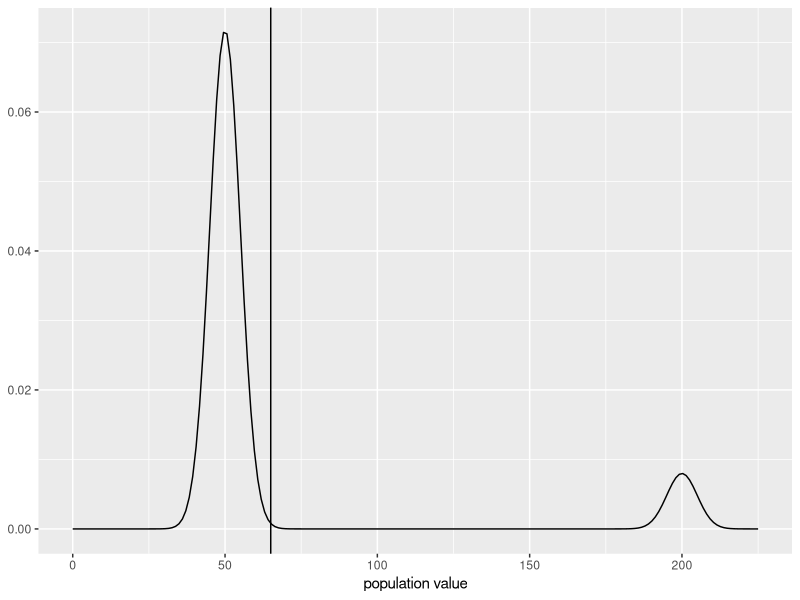
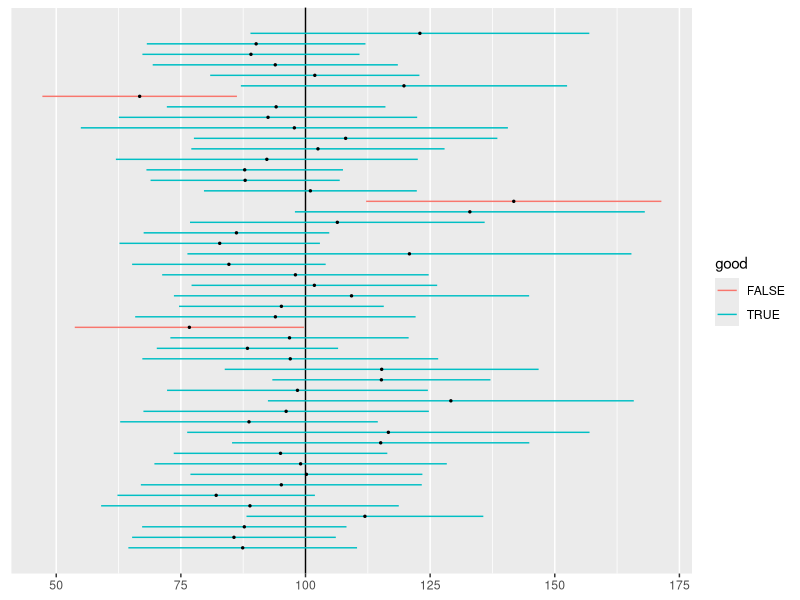

The R source for these figures, in order:
## ---- chunk 1
library(ggplot2)
knitr::opts_chunk$set(
  fig.align = "center",
  warning = FALSE,
  message = FALSE
)
## ---- chunk 2
########################################
#  Utility Functions for Generating Pareto Values
########################################

rpareto <- function(n,alpha,theta) {#random values for Pareto(alpha,theta) distribution
  theta*((1-runif(n))^(-1/alpha)-1)
}

dpareto <- function(x,alpha,theta) {  #pdf for Pareto(alpha,theta) distribution
  alpha*theta^alpha/(x+theta)^(alpha+1)
}


#############################################
# Generate the populations
############################################
mu_norm <- 70
sigma_norm <- 5
shape_gamma <- 2
scale_gamma <- 50

# for pareto:
alpha_pareto <- 5
theta_pareto <- 100
tail_prob <- 0.02  #want to find a Value at risk of 1 - this
val_risk <- theta_pareto*(tail_prob^(-.5)-1)

# for pop with group of outliers
prop_outliers <- 0.10
mean_outliers <- 200
sd_outliers <- 5
mean_regulars <- 50
sd_regulars <- 5

r_outlier<- function(n) {
  prop_normals <- 1- prop_outliers
  which_hump <- rbinom(n, size = 1, prob = prop_normals)
  outlier_samp <- 
    ifelse(
      which_hump,
      rnorm(n,mean=mean_regulars,sd=sd_regulars),
      rnorm(n,mean=mean_outliers,sd=sd_outliers)
    )
  outlier_samp
}

d_outlier <- function(x) {
  reg <- dnorm(x,mean=mean_regulars,sd=sd_regulars)
  out <- dnorm(x,mean=mean_outliers,sd=sd_outliers)
  (1-prop_outliers) * reg + prop_outliers * out
}

#######################################
# Get the population means
######################################

normal_mean <- mu_norm
skew_mean <- shape_gamma*scale_gamma
super_skew_mean <- theta_pareto/(alpha_pareto - 1)
outlier_mean <- (1-prop_outliers)*mean_regulars+prop_outliers*mean_outliers
## ---- chunk 3
draw_pop <- function(pop = c("normal", "skew", "super_skew", "outlier")) {
  if (pop == "normal") {
    df <- data.frame(
      x = c(mu_norm - 3 * sigma_norm, mu_norm + 3 * sigma_norm)
    )
    p <-
      ggplot(df, aes(x = x)) +
      stat_function(
        fun = dnorm,
        n = 101,
        args = list(
          mean = mu_norm,
          sd = sigma_norm
        )
      ) + 
      labs(
        x = "population value",
        y = NULL
      ) +
      geom_vline(aes(xintercept = normal_mean))
  }
  if (pop == "skew") {
    df <- data.frame(
      x = c(0, shape_gamma*scale_gamma+7.5*sqrt(shape_gamma)*scale_gamma)
    )
    p <-
      ggplot(df, aes(x = x)) +
      stat_function(
        fun = dgamma,
        n = 101,
        args = list(
          shape = shape_gamma,
          scale = scale_gamma
        )
      ) + 
      labs(
        x = "population value",
        y = NULL
      ) +
      geom_vline(aes(xintercept = skew_mean))
  }
  if (pop == "super_skew") {
    df <- data.frame(
      x = c(0, val_risk)
    )
    p <-
      ggplot(df, aes(x = x)) +
      stat_function(
        fun = dpareto,
        n = 101,
        args = list(
          alpha = alpha_pareto,
          theta = theta_pareto
        )
      ) + 
      labs(
        x = "population value",
        y = NULL
      ) +
      geom_vline(aes(xintercept = super_skew_mean))
  }
  if (pop == "outlier") {
    df <- data.frame(
      x = c(0, mean_outliers +5 * sd_outliers)
    )
    p <-
      ggplot(df, aes(x = x)) +
      stat_function(
        fun = d_outlier,
        n = 201
      ) + 
      labs(
        x = "population value",
        y = NULL
      ) +
      geom_vline(aes(xintercept = outlier_mean))
  }
  p
}
## ---- chunk 4
pop <- "outlier"
draw_pop(pop)
## ---- chunk 5
get_samples <- function(m, n, pop = c("normal", "skew", "super_skew", "outlier")) {
  samps <- vector(mode = "list", length = m)
  for (i in 1:m) {
    if (pop == "normal") {
      samps[[i]] <- rnorm(n, mean = normal_mean, sd = sigma_norm)
    }
    if (pop == "skew") {
      samps[[i]] <- rgamma(n, shape = shape_gamma, scale = scale_gamma)
    }
    if (pop == "super_skew") {
      samps[[i]] <- rpareto(n, alpha = alpha_pareto, theta = theta_pareto)
    }
    if (pop == "outlier") {
      samps[[i]] <- r_outlier(n)
    }
  }
  samps
}
## ---- chunk 6
get_samples(m = 3, n = 20, pop = "outlier")
## ---- chunk 7
get_intervals <- function(samps, pop = c("normal", "skew", "super_skew", "outlier"), level) {
  if (pop == "normal") mu <- normal_mean
  if (pop == "skew") mu <- skew_mean
  if (pop == "super_skew") mu <- super_skew_mean
  if (pop == "outlier") mu <- outlier_mean
  m <- length(samps)
  good <- logical(m)
  xbar <- numeric(m)
  lower <- numeric(m)
  upper <- numeric(m)
  number = 1:m
  for (i in 1:m) {
    xs <- samps[[i]]
    n <- length(xs)
    xbar[i] <- mean(xs)
    crit <- qt((1 + level) / 2, df = n-1)
    margin <- crit * sd(xs) / sqrt(n)
    lower[i] <- xbar[i] - margin
    upper[i] <- xbar[i] + margin
    good[i] <- mu >= lower[i] & mu <= upper[i]
  }
  data.frame(
    number = number,
    xbar = xbar,
    lower = lower,
    upper = upper,
    good = good
  )
}
## ---- chunk 8
pop <- "skew"
some_samples <- get_samples(m = 3, n = 20, pop = pop)
level <- 0.90
get_intervals(
  samps = some_samples,
  pop = pop,
  level = level
)
## ---- chunk 9
interval_plot <- function(data, pop = c("normal", "skew", "super_skew", "outlier")) {
  if (pop == "normal") mu <- normal_mean
  if (pop == "skew") mu <- skew_mean
  if (pop == "super_skew") mu <- super_skew_mean
  if (pop == "outlier") mu <- outlier_mean
  plot <- ggplot(data) +
    geom_vline(aes(xintercept = mu)) +
    geom_segment(
      aes(
        x = lower,
        xend = upper,
        y = number,
        yend = number,
        color = good
      )
    ) +
    geom_point(aes(x = xbar, y = number), size = 0.5) +
    labs( x = NULL, y = NULL) +
    theme(
      panel.grid.major.y = element_blank(),
      panel.grid.minor.y = element_blank(),
      axis.text.y = element_blank(),
      axis.ticks.y = element_blank()
    )
  plot
}
## ---- chunk 10
pop <- "skew"
some_samples <- get_samples(m = 50, n = 20, pop = pop)
level <- 0.90
ints <- get_intervals(
  samps = some_samples,
  pop = pop,
  level = level
)
interval_plot(data = ints, pop = pop)
